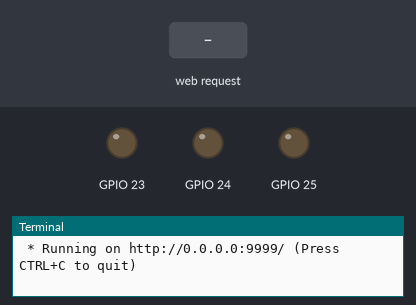
Simulated run of this program. Board: Raspberry Pi (BCM pin numbers). On the bench: output pins drawn as LEDs (lit = HIGH), the last lines printed to the terminal. The inputs (shaded band) are chosen by the test bench. The clock reads 2024-03-15 10:24:30 at power-on unless the program sets it.

Above: at 1.2 s.
1.3 s: HTTP request for /23/on received
At 2.3 s:
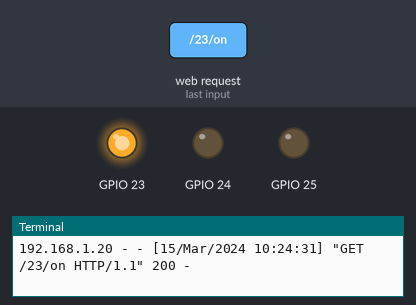
2.8 s: HTTP request for /24/toggle received
At 3.4 s:
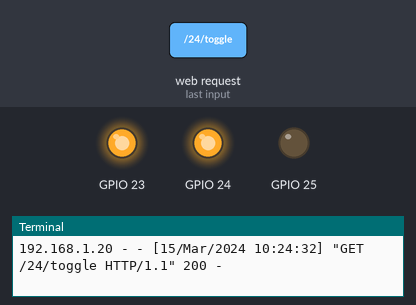
4.3 s: HTTP request for /23/off received
At 4.6 s:
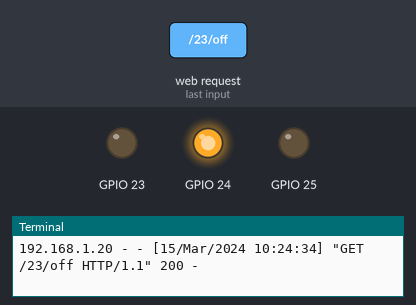
5.8 s: HTTP request for /25/on received
At 6.9 s:
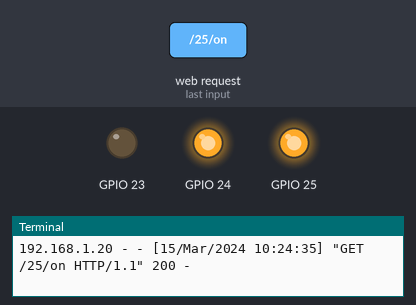
7.3 s: HTTP request for /24/off received
At 8.1 s:
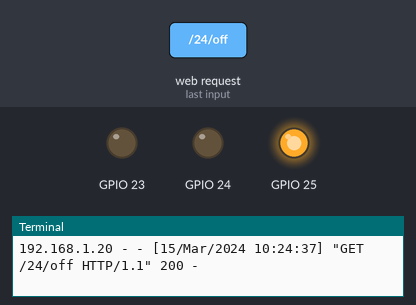
8.8 s: HTTP request for /23/toggle received
At 9.2 s:
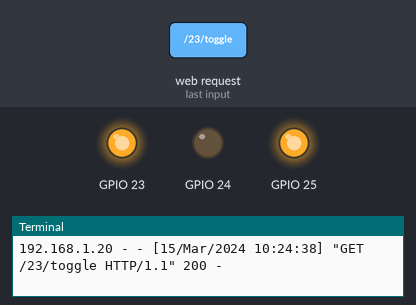
Timing chart, 0 to 11.3 s (numbered marks = the images above; inputs shaded):
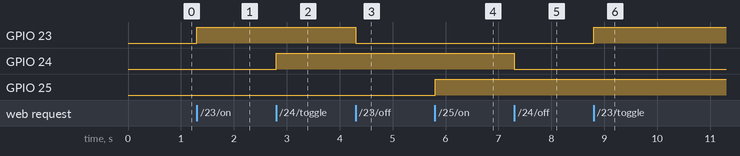

Measured:
- after the input at 1.3 s, GPIO 23: LOW → HIGH at once
- after the input at 2.8 s, GPIO 24: LOW → HIGH at once
- after the input at 4.3 s, GPIO 23: HIGH → LOW at once
- after the input at 5.8 s, GPIO 25: LOW → HIGH at once
- after the input at 7.3 s, GPIO 24: HIGH → LOW at once
- after the input at 8.8 s, GPIO 23: LOW → HIGH at once

The program:

flask_leds.py
```python
from flask import Flask, render_template, request
import RPi.GPIO as GPIO

app = Flask(__name__)
GPIO.setmode(GPIO.BCM)

leds = {
	23: {'name' : 'Red LED', 'state' : GPIO.LOW},
	24: {'name' : 'Green LED', 'state' : GPIO.LOW},
	25: {'name' : 'Blue LED', 'state' : GPIO.LOW}
}

for led in leds:
	GPIO.setup(led, GPIO.OUT)
	GPIO.output(led, GPIO.LOW)

def getGpioState():
	for led in leds:
		leds[led]['state'] = GPIO.input(led)
	return leds

@app.route("/")
def main():
	gpioState = {
		'leds' : getGpioState()
	}

	return render_template('leds.html', **gpioState)

@app.route("/<led>/<act>")
def action(led, act):
	led = int(led)
	leds = getGpioState()
	dev = leds[led]['name']

	if act == "on":
		GPIO.output(led, GPIO.HIGH)
		msg = "Truned " + dev + " on."
	elif act == "off":
		GPIO.output(led, GPIO.LOW)
		msg = "Truned " + dev + " off."
	elif act == "toggle":
		GPIO.output(led, not GPIO.input(led))
		msg = "Toggled " + dev + "."
	else:
		msg = "Undefined action!"

	gpioState = {
		'msg' : msg,
		'leds' : getGpioState()
	}

	return render_template('leds.html', **gpioState)

if __name__ == "__main__":
	app.run(host='0.0.0.0', port=9999, debug=True)
```
